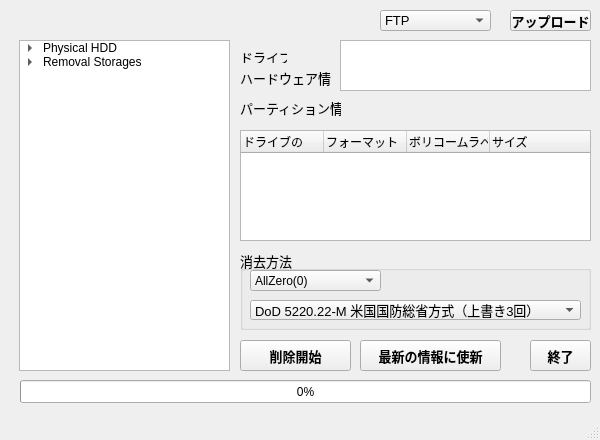
<?xml version="1.0" encoding="UTF-8"?>
<ui version="4.0">
 <class>MainWindow</class>
 <widget class="QMainWindow" name="MainWindow">
  <property name="geometry">
   <rect>
    <x>0</x>
    <y>0</y>
    <width>600</width>
    <height>440</height>
   </rect>
  </property>
  <property name="minimumSize">
   <size>
    <width>600</width>
    <height>440</height>
   </size>
  </property>
  <property name="maximumSize">
   <size>
    <width>600</width>
    <height>440</height>
   </size>
  </property>
  <property name="windowTitle">
   <string>完全消去プログラム</string>
  </property>
  <widget class="QWidget" name="centralWidget">
   <widget class="QTreeWidget" name="storagePanel">
    <property name="geometry">
     <rect>
      <x>19</x>
      <y>40</y>
      <width>211</width>
      <height>331</height>
     </rect>
    </property>
    <attribute name="headerVisible">
     <bool>false</bool>
    </attribute>
    <attribute name="headerShowSortIndicator" stdset="0">
     <bool>false</bool>
    </attribute>
    <attribute name="headerStretchLastSection">
     <bool>true</bool>
    </attribute>
    <column>
     <property name="text">
      <string>ローカルディスク</string>
     </property>
    </column>
    <item>
     <property name="text">
      <string>Physical HDD</string>
     </property>
     <item>
      <property name="text">
       <string>Local Disk (C:)</string>
      </property>
     </item>
     <item>
      <property name="text">
       <string>Local Disk (D:)</string>
      </property>
     </item>
     <item>
      <property name="text">
       <string>Local Disk (E:)</string>
      </property>
     </item>
    </item>
    <item>
     <property name="text">
      <string>Removal Storages</string>
     </property>
     <item>
      <property name="text">
       <string>USB Port 1</string>
      </property>
     </item>
     <item>
      <property name="text">
       <string>USB Port 2</string>
      </property>
     </item>
    </item>
   </widget>
   <widget class="QPushButton" name="pushButton">
    <property name="geometry">
     <rect>
      <x>510</x>
      <y>10</y>
      <width>81</width>
      <height>21</height>
     </rect>
    </property>
    <property name="font">
     <font>
      <pointsize>10</pointsize>
      <weight>75</weight>
      <bold>true</bold>
     </font>
    </property>
    <property name="text">
     <string>アップロード</string>
    </property>
   </widget>
   <widget class="QProgressBar" name="progressBar">
    <property name="geometry">
     <rect>
      <x>20</x>
      <y>380</y>
      <width>571</width>
      <height>23</height>
     </rect>
    </property>
    <property name="autoFillBackground">
     <bool>true</bool>
    </property>
    <property name="maximum">
     <number>10000</number>
    </property>
    <property name="value">
     <number>0</number>
    </property>
    <property name="alignment">
     <set>Qt::AlignCenter</set>
    </property>
   </widget>
   <widget class="QTextEdit" name="sysInfo">
    <property name="geometry">
     <rect>
      <x>340</x>
      <y>40</y>
      <width>251</width>
      <height>51</height>
     </rect>
    </property>
    <property name="font">
     <font>
      <pointsize>10</pointsize>
     </font>
    </property>
    <property name="lineWrapMode">
     <enum>QTextEdit::WidgetWidth</enum>
    </property>
    <property name="readOnly">
     <bool>true</bool>
    </property>
    <property name="html">
     <string>&lt;!DOCTYPE HTML PUBLIC &quot;-//W3C//DTD HTML 4.0//EN&quot; &quot;http://www.w3.org/TR/REC-html40/strict.dtd&quot;&gt;
&lt;html&gt;&lt;head&gt;&lt;meta name=&quot;qrichtext&quot; content=&quot;1&quot; /&gt;&lt;style type=&quot;text/css&quot;&gt;
p, li { white-space: pre-wrap; }
&lt;/style&gt;&lt;/head&gt;&lt;body style=&quot; font-family:'MS Shell Dlg 2'; font-size:10pt; font-weight:400; font-style:normal;&quot;&gt;
&lt;p style=&quot;-qt-paragraph-type:empty; margin-top:0px; margin-bottom:0px; margin-left:0px; margin-right:0px; -qt-block-indent:0; text-indent:0px; font-size:8.25pt;&quot;&gt;&lt;br /&gt;&lt;/p&gt;&lt;/body&gt;&lt;/html&gt;</string>
    </property>
   </widget>
   <widget class="QComboBox" name="comboBox_3">
    <property name="geometry">
     <rect>
      <x>380</x>
      <y>10</y>
      <width>111</width>
      <height>21</height>
     </rect>
    </property>
    <property name="font">
     <font>
      <pointsize>10</pointsize>
     </font>
    </property>
    <property name="editable">
     <bool>false</bool>
    </property>
    <item>
     <property name="text">
      <string>FTP</string>
     </property>
    </item>
    <item>
     <property name="text">
      <string>SCP</string>
     </property>
    </item>
   </widget>
   <widget class="QGroupBox" name="groupBox">
    <property name="geometry">
     <rect>
      <x>240</x>
      <y>250</y>
      <width>351</width>
      <height>80</height>
     </rect>
    </property>
    <property name="font">
     <font>
      <pointsize>10</pointsize>
     </font>
    </property>
    <property name="title">
     <string>消去方法</string>
    </property>
   </widget>
   <widget class="QPushButton" name="startWipe">
    <property name="geometry">
     <rect>
      <x>240</x>
      <y>340</y>
      <width>111</width>
      <height>31</height>
     </rect>
    </property>
    <property name="font">
     <font>
      <pointsize>10</pointsize>
      <weight>75</weight>
      <bold>true</bold>
     </font>
    </property>
    <property name="text">
     <string>削除開始</string>
    </property>
   </widget>
   <widget class="QPushButton" name="exit">
    <property name="geometry">
     <rect>
      <x>530</x>
      <y>340</y>
      <width>61</width>
      <height>31</height>
     </rect>
    </property>
    <property name="font">
     <font>
      <pointsize>10</pointsize>
      <weight>75</weight>
      <bold>true</bold>
     </font>
    </property>
    <property name="text">
     <string>終了</string>
    </property>
   </widget>
   <widget class="QPushButton" name="exit_2">
    <property name="geometry">
     <rect>
      <x>360</x>
      <y>340</y>
      <width>141</width>
      <height>31</height>
     </rect>
    </property>
    <property name="font">
     <font>
      <pointsize>10</pointsize>
      <weight>75</weight>
      <bold>true</bold>
     </font>
    </property>
    <property name="text">
     <string>最新の情報に使新</string>
    </property>
   </widget>
   <widget class="QLabel" name="label">
    <property name="geometry">
     <rect>
      <x>240</x>
      <y>50</y>
      <width>47</width>
      <height>13</height>
     </rect>
    </property>
    <property name="font">
     <font>
      <pointsize>10</pointsize>
     </font>
    </property>
    <property name="text">
     <string>ドライブの</string>
    </property>
   </widget>
   <widget class="QLabel" name="label_2">
    <property name="geometry">
     <rect>
      <x>240</x>
      <y>70</y>
      <width>91</width>
      <height>16</height>
     </rect>
    </property>
    <property name="font">
     <font>
      <pointsize>10</pointsize>
     </font>
    </property>
    <property name="text">
     <string>ハードウェア情報</string>
    </property>
   </widget>
   <widget class="QLabel" name="label_3">
    <property name="geometry">
     <rect>
      <x>240</x>
      <y>100</y>
      <width>101</width>
      <height>16</height>
     </rect>
    </property>
    <property name="font">
     <font>
      <pointsize>10</pointsize>
     </font>
    </property>
    <property name="text">
     <string>パーティション情報</string>
    </property>
   </widget>
   <widget class="QTreeWidget" name="driveInfo">
    <property name="geometry">
     <rect>
      <x>240</x>
      <y>130</y>
      <width>351</width>
      <height>111</height>
     </rect>
    </property>
    <property name="font">
     <font>
      <pointsize>9</pointsize>
     </font>
    </property>
    <attribute name="headerDefaultSectionSize">
     <number>83</number>
    </attribute>
    <attribute name="headerStretchLastSection">
     <bool>true</bool>
    </attribute>
    <column>
     <property name="text">
      <string>ドライブの</string>
     </property>
    </column>
    <column>
     <property name="text">
      <string>フォーマット</string>
     </property>
    </column>
    <column>
     <property name="text">
      <string>ボリコームラべル</string>
     </property>
    </column>
    <column>
     <property name="text">
      <string>サイズ</string>
     </property>
    </column>
   </widget>
   <widget class="QComboBox" name="wipeMethod">
    <property name="geometry">
     <rect>
      <x>250</x>
      <y>270</y>
      <width>131</width>
      <height>21</height>
     </rect>
    </property>
    <property name="font">
     <font>
      <pointsize>9</pointsize>
     </font>
    </property>
    <property name="editable">
     <bool>false</bool>
    </property>
    <item>
     <property name="text">
      <string>AllZero(0)</string>
     </property>
    </item>
    <item>
     <property name="text">
      <string>Random</string>
     </property>
    </item>
    <item>
     <property name="text">
      <string>指定の数値</string>
     </property>
    </item>
    <item>
     <property name="text">
      <string>指定回数繰り返し</string>
     </property>
    </item>
   </widget>
   <widget class="QComboBox" name="wipeOption">
    <property name="geometry">
     <rect>
      <x>250</x>
      <y>300</y>
      <width>331</width>
      <height>20</height>
     </rect>
    </property>
    <property name="font">
     <font>
      <pointsize>10</pointsize>
     </font>
    </property>
    <property name="editable">
     <bool>false</bool>
    </property>
    <item>
     <property name="text">
      <string>DoD 5220.22-M 米国国防総省方式（上書き3回）</string>
     </property>
    </item>
    <item>
     <property name="text">
      <string>米国家安全保障局(NSA)推奨方式（上書き3回）</string>
     </property>
    </item>
    <item>
     <property name="text">
      <string>AR380-19 米陸軍方式（上書き3回）</string>
     </property>
    </item>
   </widget>
  </widget>
  <widget class="QStatusBar" name="statusBar"/>
  <action name="actionHow_to_use">
   <property name="text">
    <string>How to use</string>
   </property>
  </action>
  <action name="actionAbout_this">
   <property name="text">
    <string>About this</string>
   </property>
  </action>
  <action name="actionSettings">
   <property name="text">
    <string>Settings</string>
   </property>
  </action>
 </widget>
 <layoutdefault spacing="6" margin="11"/>
 <resources/>
 <connections/>
</ui>
